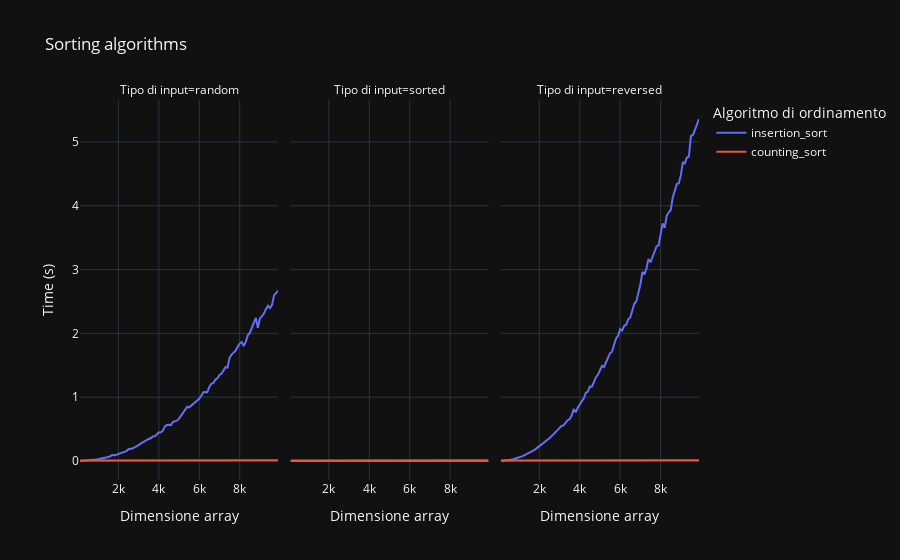

Notebook code cell kept with this figure:
### Code cell
figure = px.line(df.query("num_samples > 0"),
                 x="num_samples",
                 y="time",
                 color="test_type",
                 facet_col="input_type",
                 title="Sorting algorithms",
                 labels={"num_samples": "Dimensione array", "time": "Time (s)", "test_type": "Algoritmo di ordinamento", "input_type": "Tipo di input"})
figure.show()
